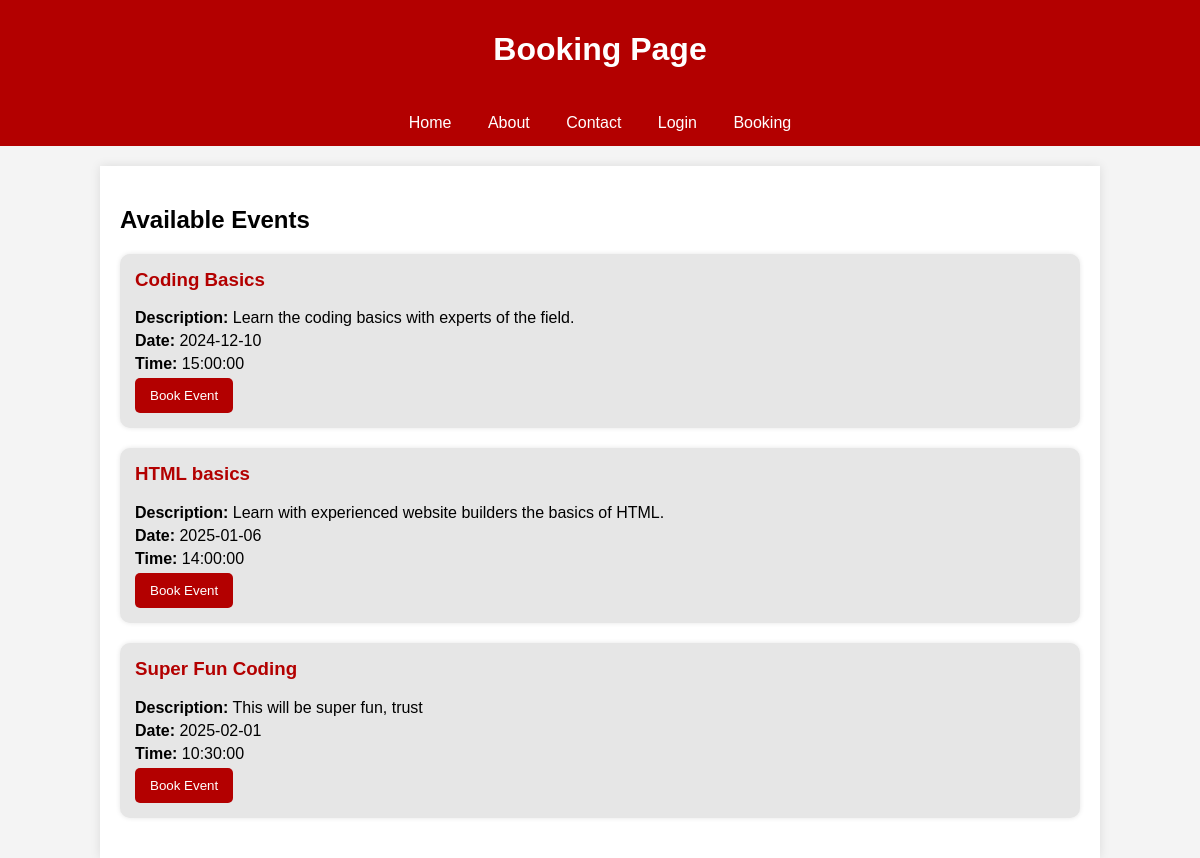
The page /booking (signed in) on the database as committed earlier.
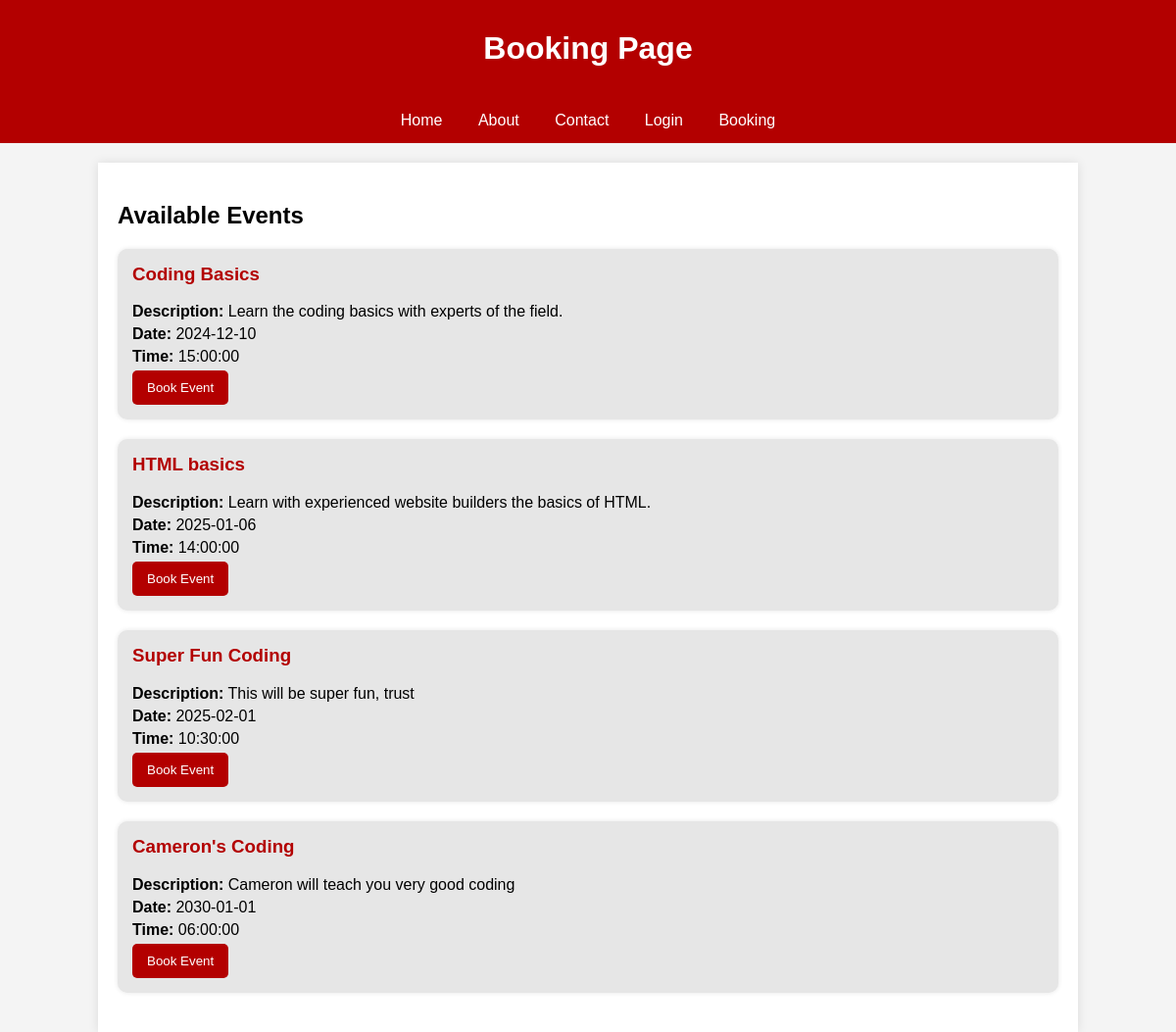
The same page on the database as committed later.
### app.py (models this page shows, shortened)
class Event(db.Model):
    id = db.Column(db.Integer, primary_key=True)
    name = db.Column(db.String(100), nullable=False)
    description = db.Column(db.Text, nullable=False)
    date = db.Column(db.Date, nullable=False)
    time = db.Column(db.Time, nullable=False)

### app.py (the view, shortened to what this page needs)
@app.route('/booking', methods=['GET', 'POST'])
@login_required
def booking():
    events = Event.query.all()
    return render_template('booking.html', events=events)

### app.py (called while the page is built)
@login_manager.user_loader
def load_user(user_id):
    return Login.query.get(int(user_id))

### templates/booking.html (shortened to what this page needs)
<!DOCTYPE html>
<html lang="en">
<head>
    <link rel="stylesheet" type="text/css" href="{{ url_for('static', filename='booking.css') }}">
</head>
<body>
    <header>
        <h1>Booking Page</h1>
    </header>
    <div class="navbar">
        <a href="{{ url_for('home') }}">Home</a>
        <a href="{{ url_for('about') }}">About</a>
        <a href="{{ url_for('contact') }}">Contact</a>
        <a href="{{ url_for('login') }}">Login</a>
        <a href="{{ url_for('booking') }}">Booking</a>
    </div>
    <div class="container">
        <h2>Available Events</h2>
        {% for event in events %}
        <div class="event">
            <h3>{{ event.name }}</h3>
            <p><strong>Description:</strong> {{ event.description }}</p>
            <p><strong>Date:</strong> {{ event.date }}</p>
            <p><strong>Time:</strong> {{ event.time }}</p>
            <form method="post">
                <button type="submit">Book Event</button>
            </form>
        </div>
        {% endfor %}
    </div>
</body>
</html>

Rows that differ between the two databases and show on the page:
added Event: name "Cameron's Coding", description "Cameron will teach you very good coding", date "2030-01-01", time "06:00:00"
